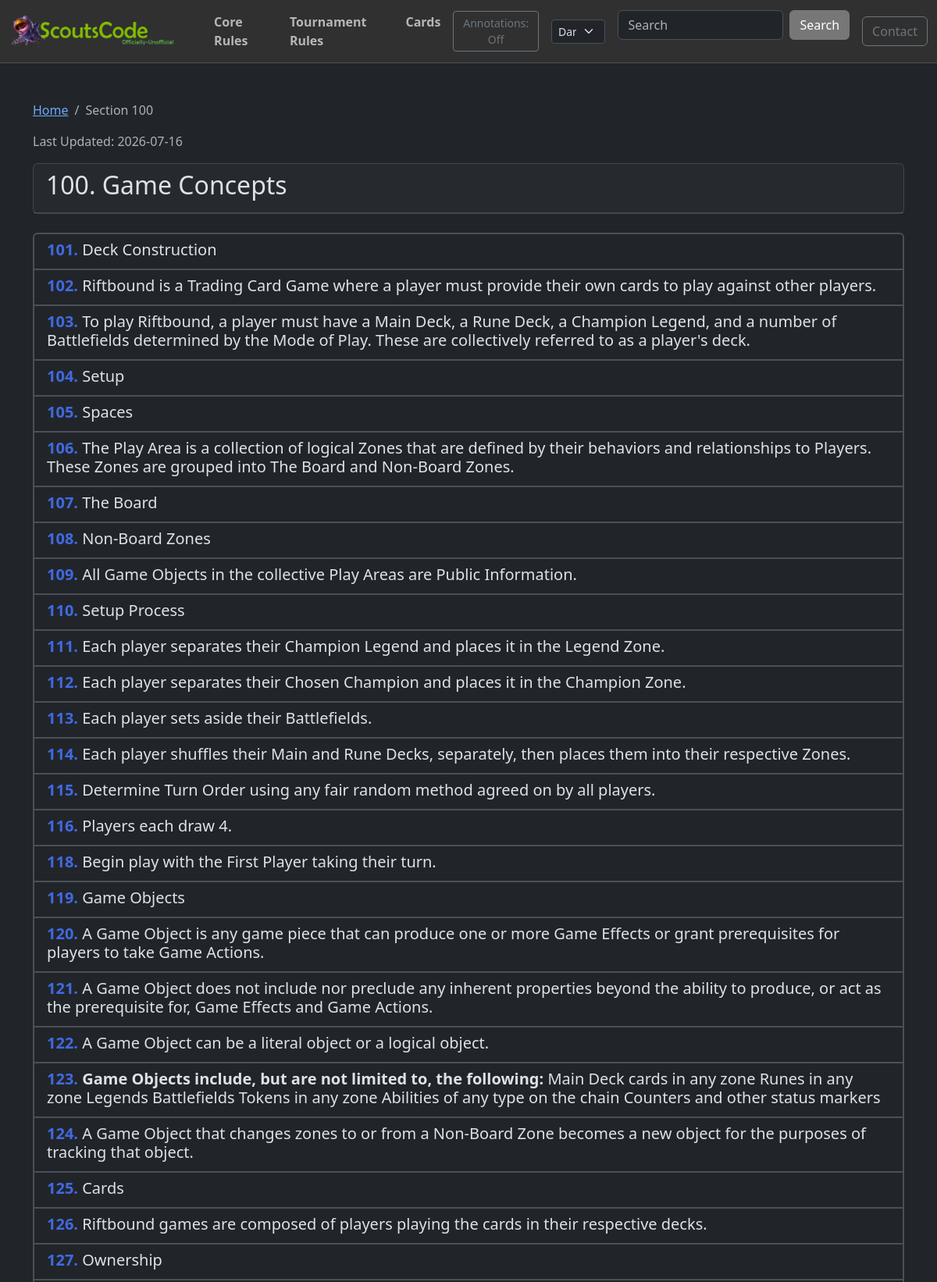
Screenshot of /crsections/100/ (upper part) with the database file from the repository.
### post/models.py (models this page shows, shortened)
class RuleSection(models.Model):
    RULE_TYPE_CHOICES = [
        ("TR", "Tournament Rules"),
        ("CR", "Comprehensive Rules"),
    ]
    rule_type = models.CharField(max_length=2, choices=RULE_TYPE_CHOICES)
    section = models.CharField(max_length=50, db_index=True)  # e.g., "703.4.a.5"
    text = models.TextField()
    annotations = models.TextField(blank=True, default="")
    parent = models.ForeignKey(
        "self", on_delete=models.CASCADE, null=True, blank=True, related_name="children"
    )
    order = models.IntegerField(default=0)
    class Meta:
        ordering = ["rule_type", "order", "section"]
        unique_together = ["rule_type", "section"]
        indexes = [
            models.Index(fields=["rule_type", "section"]),
            models.Index(fields=["parent", "order"]),
        ]
    def get_top_level_section(self):
        parts = self.section.split(".")
        first_part = parts[0]
        if len(first_part) >= 3:
            return first_part[0] + "00"
        return first_part
    def to_dict(self, include_children=True):
        data = {
            "section": self.section,
            "text": self.text,
            "annotations": self.annotations,
            "children": [],
        }
        if include_children:
            for child in self.children.all():
                data["children"].append(child.to_dict(include_children=True))
        return data

### post/views.py (the view)
# urls.py: path("crsections/<str:section>/", crsection_detail, name="crsection_detail"),
def crsection_detail(request, section):
    try:
        section_obj = RuleSection.objects.prefetch_related(
            "children__children__children__children__children__children"
        ).get(rule_type="CR", section=section)
    except RuleSection.DoesNotExist:
        raise Http404(f"Section {section} not found")
    data = section_obj.to_dict()
    top_level = section_obj.get_top_level_section()
    is_top_level = section == top_level
    data = format_section_text(data, section_type="cr")
    parent_section = None
    if section_obj.parent:
        parent_section = section_obj.parent.section
    context = {
        "section": data,
        "json_url": f"/crsections/{top_level}/",
        "is_top_level": is_top_level,
        "parent_section": parent_section,
        "last_updated": get_rules_last_updated("CR"),
    }
    return render(request, "crsection_detail.html", context)

### post/context_processors.py (called while the page is built)
def global_site_data(request):
    data = cache.get("global_site_data")
    if data is not None:
        return data
    copyright_asset = TextAsset.objects.filter(asset_type="copyright").first()
    logo_asset = TextAsset.objects.filter(asset_type="logo").first()
    default_copyright = "© 2025 Copyright "
    data = {
        "copyright_text": copyright_asset.content
        if copyright_asset
        else default_copyright,
        "logo_asset": logo_asset,
        "copyright_asset": copyright_asset,
    }
    cache.set("global_site_data", data, CACHE_TTL)
    return data

### post/views.py (called while the page is built, shortened)
def bold_before_colon(text):
    if ":" in text:
        parts = text.split(":", 1)
        return f"<strong>{parts[0]}:</strong>{parts[1]}"
    return text

def format_section_text(section_data, section_type="tr"):
    section_data["text"] = linkify_references(section_data["text"], section_type)
    section_data["text"] = bold_before_colon(section_data["text"])
    for child in section_data.get("children", []):
        child_section_str = child.get("section", "")
        has_letter = any(
            letter in child_section_str for letter in ["a", "b", "c", "d", "e"]
        )
        has_children = len(child.get("children", [])) > 0
        will_be_clickable_link = has_children and not has_letter
        if not will_be_clickable_link:
            child["text"] = linkify_references(child["text"], section_type)
        child["text"] = bold_before_colon(child["text"])
        for grandchild in child.get("children", []):
            format_section_text(grandchild, section_type)
    return section_data

def get_rules_last_updated(rule_type):
    if rule_type in _rules_last_updated_cache:
        return _rules_last_updated_cache[rule_type]

### post/templates/crsection_detail.html (shortened to what this page needs)
{% extends 'base.html' %}
{% load static %}
{% block content %}
    <div class="crsection-detail">
        <nav aria-label="breadcrumb">
            <ol class="breadcrumb">
                <li class="breadcrumb-item"><a href="/">Home</a></li>
                <li class="breadcrumb-item active" aria-current="page">Section {{ section.section }}</li>
            </ol>
        </nav>
        <p class="text-muted">Last Updated: {{ last_updated }}</p>
        <div class="card mb-4">
            <div class="card-header">
                <div class="d-flex justify-content-between align-items-start">
                    <h2>{{ section.section }}. {{ section.text|safe }}</h2>
                </div>
            </div>
        </div>
        {% if is_top_level %}
            {% if section.children %}
                <div class="list-group mb-4">
                    {% for child in section.children %}
                        <a href="/crsections/{{ child.section }}/" class="list-group-item list-group-item-action">
                            <h5 class="mb-1"><span class="rule-number">{{ child.section }}.</span> {{ child.text|safe }}</h5>
                        </a>
                    {% endfor %}
                </div>
            {% else %}
                <div class="alert alert-info">This section has no subsections.</div>
            {% endif %}
        {% endif %}
    </div>
{% endblock %}

### static/css/style.css (style rules this page uses)
:root { --custom-primary: #3498db; --custom-secondary: rgb(119, 119, 119); --custom-navbar-color: #303030; }
[data-bs-theme="dark"] { --custom-body-color: #212529; --custom-main-color: #ffffff; }
.list-group-item-action { border-width: 2px; font-weight: 500; }
.list-group-item-action .rule-number { color: #4169e1 !important; font-weight: 600; }
a.list-group-item-action h5 .rule-number { color: #4169e1 !important; }

### rows the page displays
RuleSection: section "100", text "Game Concepts"
RuleSection: section "101", text "Deck Construction"
RuleSection: section "102", text "Riftbound is a Trading Card Game where a player must provide their own cards to play against other players."
RuleSection: section "103", text "To play Riftbound, a player must have a Main Deck, a Rune Deck, a Champion Legend, and a number of Battlefields determined by the Mode of Play. These are collectively referred to as a player's deck."
RuleSection: section "104", text "Setup"
RuleSection: section "105", text "Spaces"
RuleSection: section "106", text "The Play Area is a collection of logical Zones that are defined by their behaviors and relationships to Players. These Zones are grouped into The Board and Non-Board Zones."
RuleSection: section "107", text "The Board"
RuleSection: section "108", text "Non-Board Zones"
RuleSection: section "109", text "All Game Objects in the collective Play Areas are Public Information."
RuleSection: section "110", text "Setup Process"
RuleSection: section "111", text "Each player separates their Champion Legend and places it in the Legend Zone."
RuleSection: section "112", text "Each player separates their Chosen Champion and places it in the Champion Zone."
RuleSection: section "113", text "Each player sets aside their Battlefields."
RuleSection: section "114", text "Each player shuffles their Main and Rune Decks, separately, then places them into their respective Zones."
RuleSection: section "115", text "Determine Turn Order using any fair random method agreed on by all players."
RuleSection: section "116", text "Players each draw 4."
RuleSection: section "118", text "Begin play with the First Player taking their turn."
RuleSection: section "119", text "Game Objects"
RuleSection: section "120", text "A Game Object is any game piece that can produce one or more Game Effects or grant prerequisites for players to take Game Actions."
RuleSection: section "121", text "A Game Object does not include nor preclude any inherent properties beyond the ability to produce, or act as the prerequisite for, Game Effects and Game Actions."
RuleSection: section "122", text "A Game Object can be a literal object or a logical object."
RuleSection: section "123"
RuleSection: section "124", text "A Game Object that changes zones to or from a Non-Board Zone becomes a new object for the purposes of tracking that object."
RuleSection: section "125", text "Cards"
RuleSection: section "126", text "Riftbound games are composed of players playing the cards in their respective decks."
RuleSection: section "127", text "Ownership"

### other values shown
{{ last_updated }} "2026-07-16"
